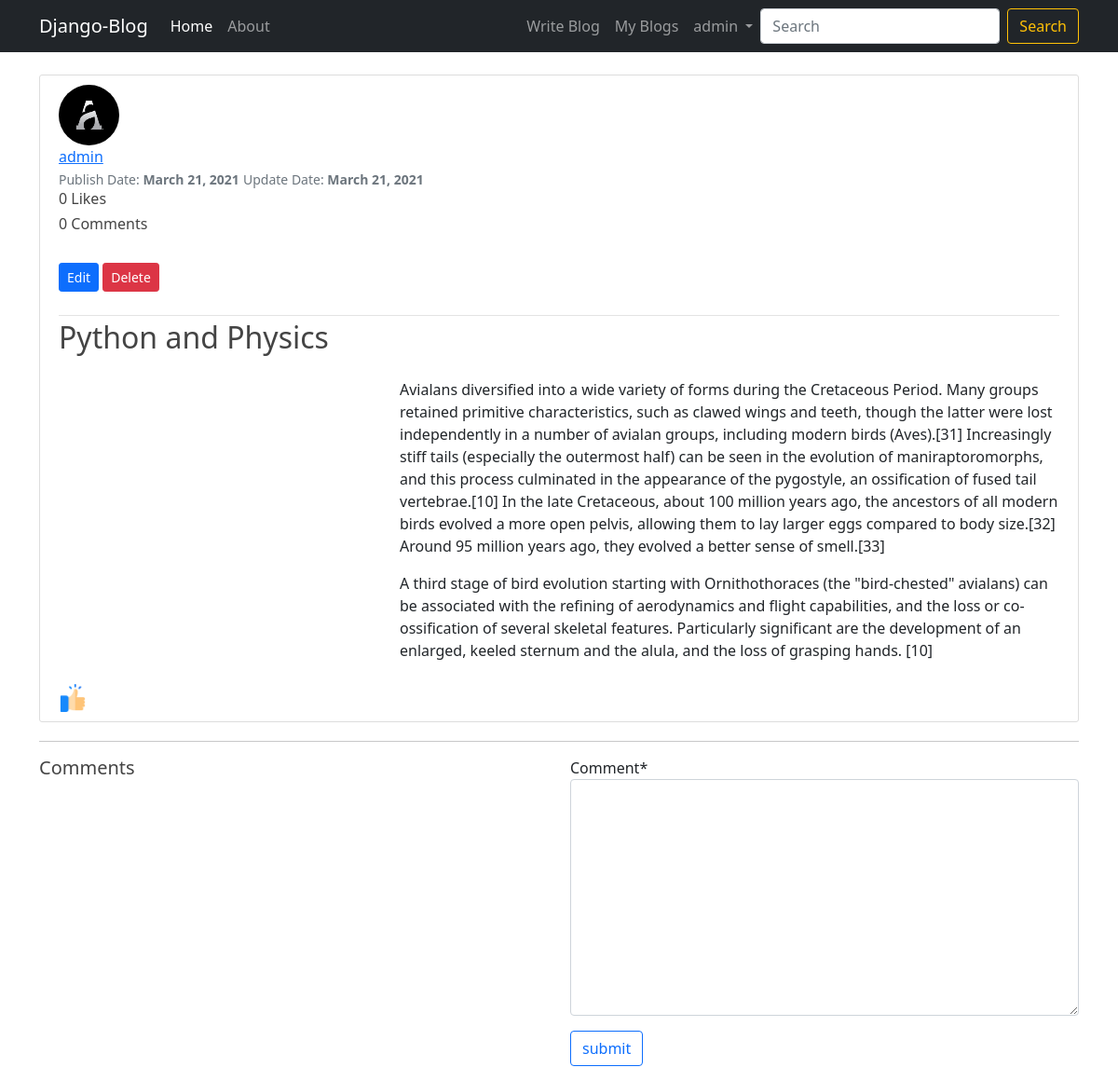
The page /blog_details/Python-and-Physics-7f24d3df-b282-4279-beeb-d622f2f67ab8/ (signed in) on the database as committed earlier.
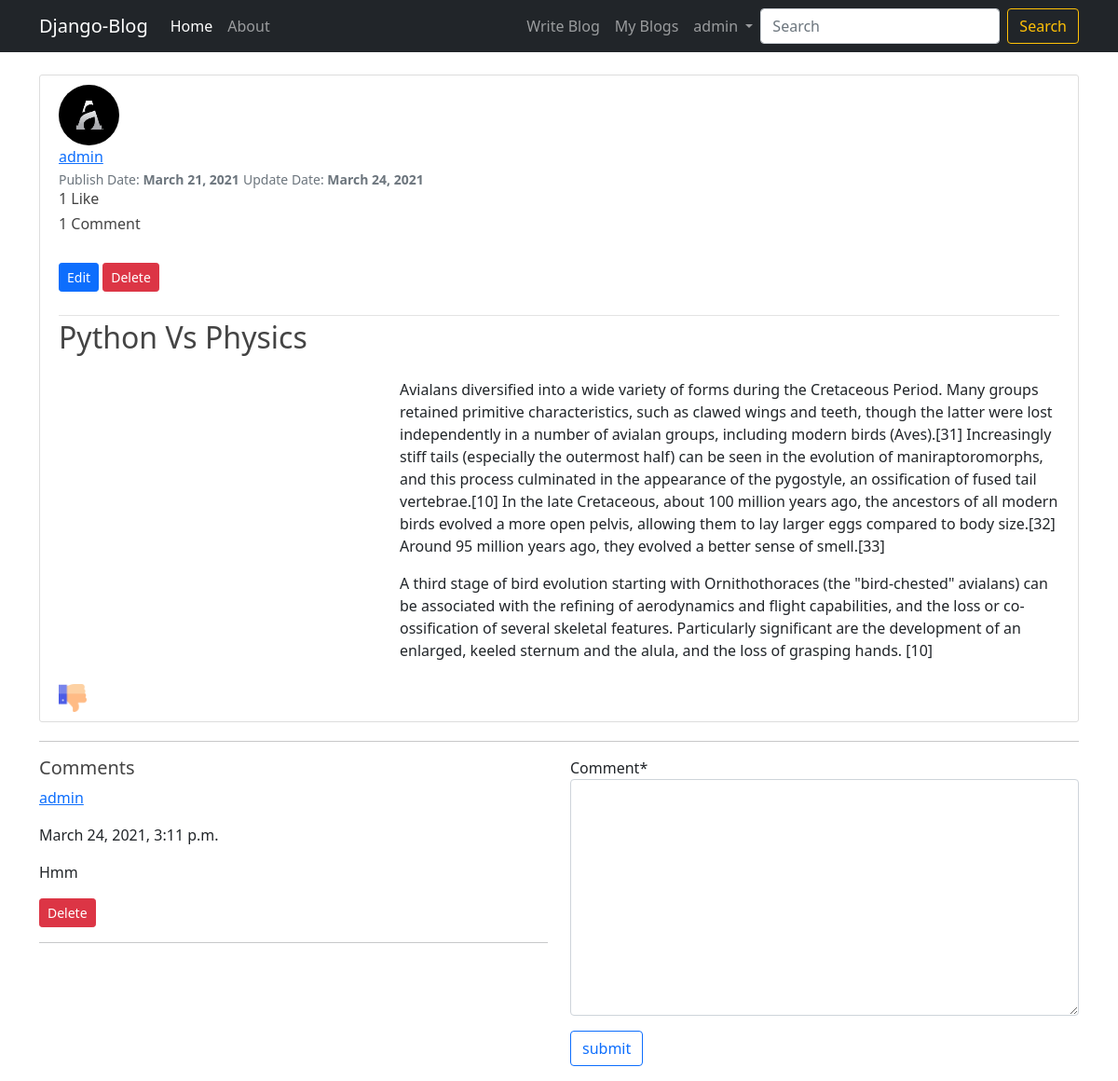
The same page on the database as committed later.
### App_Blog/models.py (models this page shows, shortened)
class Blog(models.Model):
    author       = models.ForeignKey(User, on_delete=models.CASCADE, related_name='post_author')
    title        = models.CharField(max_length=264, verbose_name='Put a title')
    slug         = models.SlugField(max_length=264, unique=True)
    content      = models.TextField(verbose_name="What's on your mind?")
    blog_image   = models.ImageField(upload_to='blog_images', verbose_name='Image')
    publish_date = models.DateTimeField(auto_now_add=True)
    update_date  = models.DateTimeField(auto_now=True)
    class Meta:
        ordering = ['-publish_date']

class Comment(models.Model):
    blog         = models.ForeignKey(Blog, on_delete=models.CASCADE, related_name='blog_comment')
    user         = models.ForeignKey(User, on_delete=models.CASCADE, related_name='user_comment')
    comment      = models.TextField()
    comment_date = models.DateTimeField(auto_now_add=True)
    class Meta:
        ordering = ['-comment_date']

### App_Login/models.py (models this page shows, shortened)
class UserProfile(models.Model):
    user = models.OneToOneField(User, on_delete=models.CASCADE, related_name='user_profile')
    image = models.ImageField(default='default.png',upload_to='profile_pics')

### App_Blog/views.py (the view, shortened to what this page needs)
# urls.py: path('blog_details/<slug:slug>/', views.blog_details, name='blog-details'),
@login_required
def blog_details(request, slug):
    blog = Blog.objects.get(slug=slug)
    form = CommentForm(request.POST or None)
    already_liked = Like.objects.filter(blog=blog, user=request.user)
    if already_liked:
        liked = True
    else:
        liked = False
    context = {
        'blog' : blog,
        'form' : form,
        'liked': liked
    }
    return render(request, 'App_Blog/blog_details.html', context)

### App_Blog/forms.py
class CommentForm(forms.ModelForm):
    class Meta:
        model = Comment
        fields = ['comment']

### App_Blog/templates/App_Blog/blog_details.html (shortened to what this page needs)
{% extends 'App_Blog/base.html' %}
{% load static %}
{% load crispy_forms_tags %}
{% block content %}
<article class="media content-section">
    <img class="rounded-circle article-img" src="{{ blog.author.user_profile.image.url }}" alt="">
    <div class="media-body">
        <div class="article-metadata">
            <a class="mr-2" href="">{{ blog.author }}</a><br>
            <small class="text-muted">Publish Date: <b>{{ blog.publish_date|date:"F d, Y" }}</b></small>
            <small class="text-muted">Update Date:  <b>{{ blog.update_date|date:"F d, Y" }}</b></small><br>
            <h6>{{ blog.liked_blog.count }} Like{{ blog.liked_blog.count|pluralize }}</h6>
            <h6>{{blog.blog_comment.count}} Comment{{blog.blog_comment.count|pluralize}}</h6>
            {% if request.user.is_authenticated and blog.author == user %}
            <a class="btn btn-primary btn-sm mb-4 mt-4" href="{% url 'App_Blog:blog-edit' pk=blog.pk%}">Edit</a>
            <a class="btn btn-danger btn-sm mb-4 mt-4" href="{% url 'App_Blog:blog-delete' pk=blog.pk%}">Delete</a>
            {% endif %}
        </div>
        <h2>{{ blog.title }}</h2>
        <div class="row">
            <div class="col-sm-4">
            </div>
            <div class="col-sm-8">
                <p class="article-content">{{ blog.content|linebreaks }}</p>
            </div>
        </div>
        <div class="mt-2">
          {% if not liked %}
            <a href="{% url 'App_Blog:blog-liked' pk=blog.pk %}"><img class="like-img" src="{% static 'App_Blog/images/like.png'%}" alt=""></a>
          {% else %}
            <a href="{% url 'App_Blog:blog-unliked' pk=blog.pk %}"><img class="like-img" src="{% static 'App_Blog/images/dislike.png'%}"  alt=""></a>
          {% endif %}
        </div>
    </div>
</article>
<hr>
<div class="row">
  <div class="col-sm-6">
    <h5>Comments</h5>
    {% for comment in blog.blog_comment.all %}
      <p><a href="">{{comment.user.username}}</a></p>
      <p>{{comment.comment_date}}</p>
      <p>{{comment.comment}}</p>
      {% if request.user.is_authenticated and request.user.username == comment.user.username %}
      <a class="btn btn-danger btn-sm" href="{% url 'App_Blog:comment-delete' pk=comment.pk%}">Delete</a>
      {% endif %}
      <hr>
    {% endfor %}
  </div>
  <div class="col-sm-6">
    <form method="POST">
      <fieldset class="form-group">
          {{ form|crispy }}
      </fieldset>
      <div class="form-group mt-3 mb-3">
          <button class="btn btn-outline-primary" type="submit"> submit </button>
      </div>
  </form>
  </div>
</div>
{% endblock content %}

Rows that differ between the two databases and show on the page:
changed Blog "admin": update_date "March 21, 2021" → "March 24, 2021"; liked_blog.count "0" → "1"; blog_comment.count "0" → "1"; title "Python and Physics" → "Python Vs Physics"
added Comment: user.username "admin", comment_date "March 24, 2021, 3:11 p.m.", comment "Hmm", shows "Delete"
